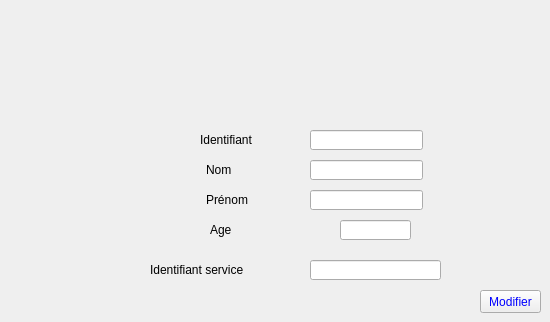
      <widget class="QWidget" name="Modifier">
       <attribute name="title">
        <string>Modifier personnel</string>
       </attribute>
       <widget class="QLabel" name="labelm">
        <property name="geometry">
         <rect>
          <x>200</x>
          <y>130</y>
          <width>71</width>
          <height>20</height>
         </rect>
        </property>
        <property name="text">
         <string>Identifiant</string>
        </property>
       </widget>
       <widget class="QLabel" name="label_2m">
        <property name="geometry">
         <rect>
          <x>206</x>
          <y>160</y>
          <width>51</width>
          <height>20</height>
         </rect>
        </property>
        <property name="text">
         <string>Nom</string>
        </property>
       </widget>
       <widget class="QLabel" name="label_3m">
        <property name="geometry">
         <rect>
          <x>206</x>
          <y>190</y>
          <width>51</width>
          <height>20</height>
         </rect>
        </property>
        <property name="text">
         <string>Prénom</string>
        </property>
       </widget>
       <widget class="QLineEdit" name="lineEdit_idm">
        <property name="enabled">
         <bool>true</bool>
        </property>
        <property name="geometry">
         <rect>
          <x>310</x>
          <y>130</y>
          <width>113</width>
          <height>20</height>
         </rect>
        </property>
        <property name="inputMethodHints">
         <set>Qt::ImhNone</set>
        </property>
        <property name="echoMode">
         <enum>QLineEdit::Normal</enum>
        </property>
        <property name="dragEnabled">
         <bool>false</bool>
        </property>
        <property name="readOnly">
         <bool>false</bool>
        </property>
        <property name="clearButtonEnabled">
         <bool>false</bool>
        </property>
       </widget>
       <widget class="QLineEdit" name="lineEdit_nomm">
        <property name="geometry">
         <rect>
          <x>310</x>
          <y>160</y>
          <width>113</width>
          <height>20</height>
         </rect>
        </property>
       </widget>
       <widget class="QLineEdit" name="lineEdit_premomm">
        <property name="geometry">
         <rect>
          <x>310</x>
          <y>190</y>
          <width>113</width>
          <height>20</height>
         </rect>
        </property>
       </widget>
       <widget class="QPushButton" name="modifier_persoonel">
        <property name="geometry">
         <rect>
          <x>480</x>
          <y>290</y>
          <width>61</width>
          <height>23</height>
         </rect>
        </property>
        <property name="font">
         <font>
          <family>MS Shell Dlg 2</family>
          <pointsize>9</pointsize>
          <weight>9</weight>
          <italic>false</italic>
          <bold>false</bold>
          <underline>false</underline>
          <strikeout>false</strikeout>
         </font>
        </property>
        <property name="styleSheet">
         <string notr="true">color:blue;
font: 75 9pt &quot;MS Shell Dlg 2&quot;;</string>
        </property>
        <property name="text">
         <string>Modifier</string>
        </property>
       </widget>
       <widget class="QLineEdit" name="lineEdit_agem">
        <property name="geometry">
         <rect>
          <x>340</x>
          <y>220</y>
          <width>71</width>
          <height>20</height>
         </rect>
        </property>
       </widget>
       <widget class="QLabel" name="label_9m">
        <property name="geometry">
         <rect>
          <x>210</x>
          <y>220</y>
          <width>41</width>
          <height>20</height>
         </rect>
        </property>
        <property name="text">
         <string>Age</string>
        </property>
       </widget>
       <widget class="QLineEdit" name="lineEdit_37">
        <property name="geometry">
         <rect>
          <x>310</x>
          <y>260</y>
          <width>131</width>
          <height>20</height>
         </rect>
        </property>
       </widget>
       <widget class="QLabel" name="label_73">
        <property name="geometry">
         <rect>
          <x>150</x>
          <y>260</y>
          <width>141</width>
          <height>20</height>
         </rect>
        </property>
        <property name="text">
         <string>Identifiant service</string>
        </property>
       </widget>
      </widget>
